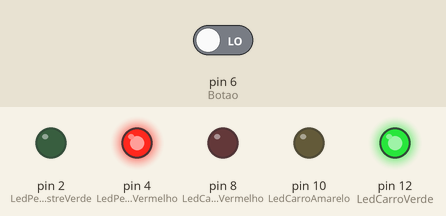
A sketch run on a simulated Arduino Uno, built with avr-gcc and run on an emulated ATmega328P. On the bench: output pins drawn as LEDs (lit = HIGH). Inputs (shaded band) come from the test bench; at power-on: pin 6 (Botao) LOW.

Above: at 4.2 s.
4.3 s: pin 6 (Botao) driven LOW
5.8 s: pin 6 (Botao) driven HIGH
At 6.9 s:
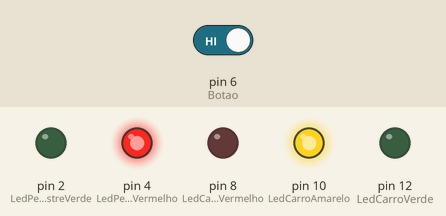
At 8.8 s:
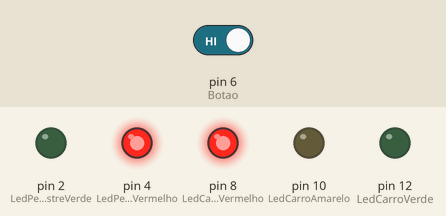
Timing chart, 0 to 21.8 s (numbered marks = the images above; inputs shaded):
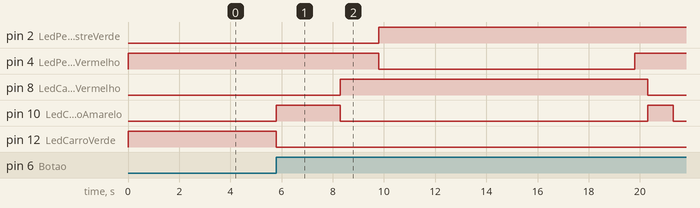

The sketch:

projeto_4_-_Semaforo_Interativo.ino
```cpp
// Delcarando as variaveis do Semaforo
int LedCarroVerde = 12;
int LedCarroAmarelo = 10;
int LedCarroVermelho = 8;
int LedPedestreVerde = 2;
int LedPedestreVermelho = 4;
int Botao = 6;
int crossTime = 5000;       // Tempo para que os pedestres atravessem
unsigned long changeTime;   // Tempo desde que o botão foi pressionado


void setup() {
 pinMode(LedCarroVerde, OUTPUT);
 pinMode(LedCarroAmarelo, OUTPUT);
 pinMode(LedCarroVermelho, OUTPUT);
 pinMode(LedPedestreVerde, OUTPUT);
 pinMode(LedPedestreVermelho, OUTPUT);
 pinMode(Botao, INPUT);
 digitalWrite(LedCarroVerde, HIGH);
 digitalWrite(LedPedestreVermelho, HIGH);

}

void loop() {
  int state = digitalRead(Botao);      // Verifica se o botão do pedestre foi assionado nos ultimos 5 segundos
  // se o botão tiver sido apertado realizar a tarefa a baixo
  if(state == HIGH && (millis() - changeTime) > 5000) {
    // Chamar a função para alterar as luzes
    changeLights();
  }
}
void changeLights(){
  // Apagar o o Vermelho dos carros e acender o amarelo
  digitalWrite(LedCarroVerde, LOW);
  digitalWrite(LedCarroAmarelo, HIGH);
  delay(2500);
  // Apagar o amarelo para os carros e acender o vermelho para os carros
  digitalWrite(LedCarroAmarelo, LOW);
  digitalWrite(LedCarroVermelho, HIGH);
  delay(1500);

  //acender o semaforo de pedestres
  digitalWrite(LedPedestreVermelho, LOW);
  digitalWrite(LedPedestreVerde, HIGH);
  delay(crossTime);       // Esperar um intervalo de tempo pre definido de 5 segundos


  // piscar o led verde de pedestres
  for (int x=0; x<10; x++) {
    digitalWrite(LedPedestreVerde,HIGH);
    delay(250);
    digitalWrite(LedPedestreVermelho, LOW);
    delay(250);
  }

  // Acender o led vermelho dos pedestres
  digitalWrite(LedPedestreVermelho, HIGH);
  delay(500);

  digitalWrite(LedCarroAmarelo, HIGH);
  digitalWrite(LedCarroVermelho, LOW);
  delay(1000);
  digitalWrite(LedCarroAmarelo, LOW);

  // Registrar  o tempo da ultima alteração do semaforo
  changeTime = millis();
  //depois retornar para o loop principal do programa


}
```

Measured:
- after the input at 4.3 s, every drawn part: stays the same
- after the input at 5.8 s, pin 2 (LedPedestreVerde): LOW → HIGH after 4.0 s; pin 4 (LedPedestreVermelho): HIGH → LOW after 4.0 s, → HIGH 10.0 s later
